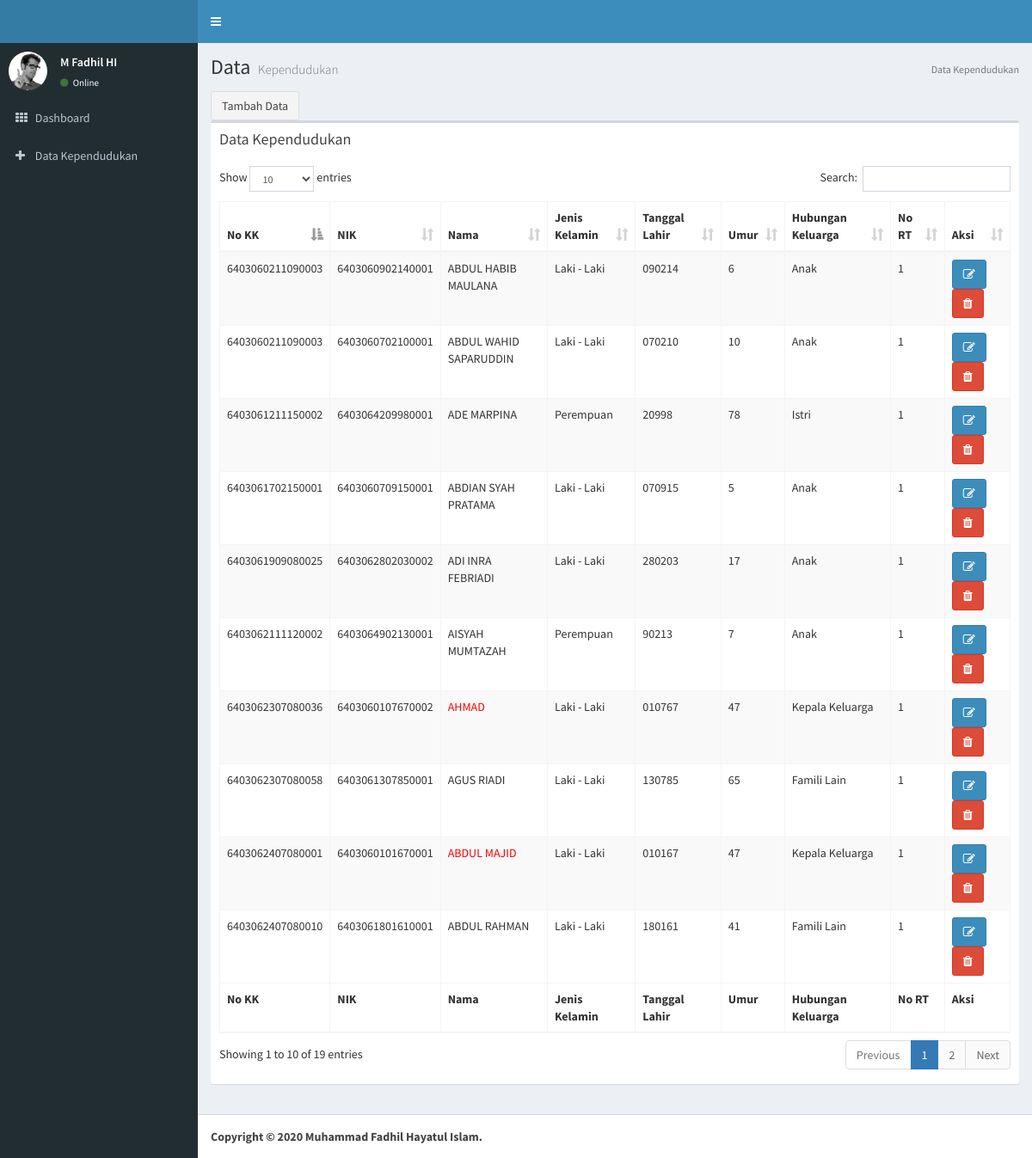
The app's page /?menu=data_kependudukan with its own data.
### tables this page shows
CREATE TABLE `data_penduduk` (
  `no_kk` varchar(16) NOT NULL,
  `nik` varchar(16) NOT NULL,
  `nama_lengkap` varchar(50) NOT NULL,
  `id_stat_hbkel` int(4) NOT NULL,
  `no_rt` int(4) NOT NULL,
  `tanggal_create` datetime NOT NULL,
  `tanggal_update` datetime NOT NULL
);

CREATE TABLE `hubungan_keluarga` (
  `id_stat_hbkel` int(4) NOT NULL,
  `stat_hbkel` varchar(50) NOT NULL
);

### halaman/data_kependudukan.php (the view, shortened to what this page needs)
<section class="content-header">
  <h1>
    Data
    <small>Kependudukan</small>
  </h1>
  <ol class="breadcrumb">
    <li class="active">Data Kependudukan</li>
  </ol>
</section>
<section class="content">
  <div class="row">
    <div class="col-xs-12">
      <button type="button" class="btn btn-default" data-toggle="modal" data-target="#modal-default">Tambah Data</button>
      <div class="box">
        <div class="box-header">
          <h3 class="box-title">Data Kependudukan</h3>
        </div>
        <div class="box-body">
          <table id="example1" class="table table-bordered table-striped">
            <thead>
            <tr>
              <th>No KK</th>
              <th>NIK</th>
              <th>Nama</th>
              <th>Jenis Kelamin</th>
              <th>Tanggal Lahir</th>
              <th>Umur</th>
              <th>Hubungan Keluarga</th>
              <th>No RT</th>
              <th>Aksi</th>
            </tr>
            </thead>
            <tbody>
            <?php
            include './konfig/koneksi.php';
            $query=$conn->query("SELECT * FROM data_penduduk JOIN hubungan_keluarga ON data_penduduk.id_stat_hbkel = hubungan_keluarga.id_stat_hbkel");
            while ($data = $query->fetch_object()){
              echo '<tr>';
              echo '<td>'.$data->no_kk.'</td>';
              echo '<td>'.$data->nik.'</td>';
              if ($data->id_stat_hbkel != 1) {
                echo '<td>'.$data->nama_lengkap.'</td>';
              }else{
                echo '<td style="color: red;">'.$data->nama_lengkap.'</td>';
              }
              $ambil_jenis_kelamin = substr($data->nik, 6,1);
              if ($ambil_jenis_kelamin <= 3) {
                echo '<td>'."Laki - Laki".'</td>';
              }elseif ($ambil_jenis_kelamin >= 4) {
                echo '<td>'."Perempuan".'</td>';
              }
              $ambil_tanggal_lahir = substr($data->nik, 6,6);
              if ($ambil_jenis_kelamin <= 3) {
                echo '<td>'.$ambil_tanggal_lahir.'</td>';
              }elseif ($ambil_jenis_kelamin >= 4) {
                $jadi = $ambil_tanggal_lahir - 400000;
                echo '<td>'.$jadi.'</td>';
              }
              $ambil_tanggal = date('Y');
              $ambil_tahun = substr($ambil_tanggal, 2,2);
              $ambil_tahun_lahir = substr($data->nik, 10,2);
              $hitung = abs($ambil_tahun - $ambil_tahun_lahir);
              echo '<td>'.$hitung.'</td>';
              echo '<td>'.$data->stat_hbkel.'</td>';
              echo '<td>'.$data->no_rt.'</td>';
              echo '<td>
                <a href="?menu=data_kependudukan_edit_halaman&id='.$data->nik.'"><div class="btn btn-primary"><i class="fa fa-edit"></i></div></a>
                      <a href="?menu=data_kependudukan_hapus&id='.$data->nik.'"><div class="btn btn-danger"><i class="fa fa-trash"></i></div></a>
                </td>';
              echo '</tr>';
            }
             ?>
            </tbody>
            <tfoot>
            <tr>
              <th>No KK</th>
              <th>NIK</th>
              <th>Nama</th>
              <th>Jenis Kelamin</th>
              <th>Tanggal Lahir</th>
              <th>Umur</th>
              <th>Hubungan Keluarga</th>
              <th>No RT</th>
              <th>Aksi</th>
            </tr>
            </tfoot>
          </table>
        </div>
      </div>
    </div>
  </div>
</section>

### index.php (shortened to what this page needs)
<!DOCTYPE html>
<html>
<head>
  <link rel="stylesheet" href="assets/bower_components/bootstrap/dist/css/bootstrap.min.css">
  <link rel="stylesheet" href="assets/bower_components/font-awesome/css/font-awesome.min.css">
  <link rel="stylesheet" href="assets/bower_components/Ionicons/css/ionicons.min.css">
  <link rel="stylesheet" href="assets/dist/css/AdminLTE.min.css">
  <link rel="stylesheet" href="assets/dist/css/skins/_all-skins.min.css">
  <link rel="stylesheet" href="assets/bower_components/morris.js/morris.css">
  <link rel="stylesheet" href="assets/bower_components/jvectormap/jquery-jvectormap.css">
  <link rel="stylesheet" href="assets/bower_components/bootstrap-datepicker/dist/css/bootstrap-datepicker.min.css">
  <link rel="stylesheet" href="assets/bower_components/bootstrap-daterangepicker/daterangepicker.css">
  <link rel="stylesheet" href="assets/plugins/bootstrap-wysihtml5/bootstrap3-wysihtml5.min.css">
  <link rel="stylesheet" href="assets/bower_components/datatables.net-bs/css/dataTables.bootstrap.min.css">
  <link rel="stylesheet" href="assets/dist/css/skins/_all-skins.min.css">
</head>
<body class="hold-transition skin-blue sidebar-mini">
<div class="wrapper">
  <header class="main-header">
    <a href="index2.html" class="logo">
    </a>
    <nav class="navbar navbar-static-top">
      <a href="#" class="sidebar-toggle" data-toggle="push-menu" role="button">
      </a>
    </nav>
  </header>
  <aside class="main-sidebar">
    <section class="sidebar">
      <div class="user-panel">
        <div class="pull-left image">
          <img src="assets/dist/img/user2-160x160.jpg" class="img-circle" alt="User Image">
        </div>
        <div class="pull-left info">
          <p>M Fadhil HI</p>
          <a href="#"><i class="fa fa-circle text-success"></i> Online</a>
        </div>
      </div>
      <ul class="sidebar-menu" data-widget="tree">
        <li>
          <a href=?menu=beranda>
            <i class="fa fa-th"></i> <span>Dashboard</span>
          </a>
        </li>
        <li>
          <a href=?menu=data_kependudukan>
            <i class="fa fa-plus"></i> <span>Data Kependudukan</span>
          </a>
        </li>
      </ul>
    </section>
  </aside>
  <div class="content-wrapper">
   <?php
        include "main.php"
        ?>
  </div>
  <footer class="main-footer">
    <strong>Copyright &copy; 2020 Muhammad Fadhil Hayatul Islam.</strong>
  </footer>
</div>
</body>
</html>

### main.php
<?php
if(isset($_GET["menu"]) AND ($_GET["menu"]=="beranda")){
	include "halaman/dashboard.php";
}
	elseif(isset($_GET["menu"]) AND ($_GET["menu"]=="data_kependudukan")){
	include "halaman/data_kependudukan.php";
}
	elseif(isset($_GET["menu"]) AND ($_GET["menu"]=="data_kependudukan_edit_halaman")){
	include "halaman/data_kependudukan_edit.php";
}
	elseif(isset($_GET["menu"]) AND ($_GET["menu"]=="data_kependudukan_edit")){
	include "proses/data_kependudukan_edit.php";
}
	elseif(isset($_GET["menu"]) AND ($_GET["menu"]=="data_kependudukan_hapus")){
	include "proses/data_kependudukan_hapus.php";
}
else {
	include	"halaman/dashboard.php";
}
?>

### records on screen
data_penduduk: no_kk "6403061702150001", nik "6403060709150001", nama_lengkap "ABDIAN SYAH PRATAMA", shows "Laki - Laki", nik "070915", nik "5", id_stat_hbkel.stat_hbkel "Anak", no_rt "1"
data_penduduk: no_kk "6403060211090003", nik "6403060902140001", nama_lengkap "ABDUL HABIB MAULANA", shows "Laki - Laki", nik "090214", nik "6", id_stat_hbkel.stat_hbkel "Anak", no_rt "1"
data_penduduk: no_kk "6403062407080001", nik "6403060101670001", nama_lengkap "ABDUL MAJID", shows "Laki - Laki", nik "010167", nik "47", id_stat_hbkel.stat_hbkel "Kepala Keluarga", no_rt "1"
data_penduduk: no_kk "6403062407080010", nik "6403061801610001", nama_lengkap "ABDUL RAHMAN", shows "Laki - Laki", nik "180161", nik "41", id_stat_hbkel.stat_hbkel "Famili Lain", no_rt "1"
data_penduduk: no_kk "6403060211090003", nik "6403060702100001", nama_lengkap "ABDUL WAHID SAPARUDDIN", shows "Laki - Laki", nik "070210", nik "10", id_stat_hbkel.stat_hbkel "Anak", no_rt "1"
data_penduduk: no_kk "6403061211150002", nik "6403064209980001", nama_lengkap "ADE MARPINA", shows "Perempuan", nik "20998", nik "78", id_stat_hbkel.stat_hbkel "Istri", no_rt "1"
data_penduduk: no_kk "6403061909080025", nik "6403062802030002", nama_lengkap "ADI INRA FEBRIADI", shows "Laki - Laki", nik "280203", nik "17", id_stat_hbkel.stat_hbkel "Anak", no_rt "1"
data_penduduk: no_kk "6403062307080058", nik "6403061307850001", nama_lengkap "AGUS RIADI", shows "Laki - Laki", nik "130785", nik "65", id_stat_hbkel.stat_hbkel "Famili Lain", no_rt "1"
data_penduduk: no_kk "6403062307080036", nik "6403060107670002", nama_lengkap "AHMAD", shows "Laki - Laki", nik "010767", nik "47", id_stat_hbkel.stat_hbkel "Kepala Keluarga", no_rt "1"
data_penduduk: no_kk "6403062111120002", nik "6403064902130001", nama_lengkap "AISYAH MUMTAZAH", shows "Perempuan", nik "90213", nik "7", id_stat_hbkel.stat_hbkel "Anak", no_rt "1"
